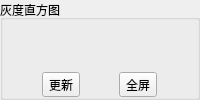
            <widget class="QGroupBox" name="groupBox_11">
             <property name="title">
              <string>灰度直方图</string>
             </property>
             <layout class="QVBoxLayout" name="verticalLayout_7" stretch="10,0">
              <property name="spacing">
               <number>0</number>
              </property>
              <property name="leftMargin">
               <number>0</number>
              </property>
              <property name="topMargin">
               <number>0</number>
              </property>
              <property name="rightMargin">
               <number>0</number>
              </property>
              <property name="bottomMargin">
               <number>0</number>
              </property>
              <item>
               <widget class="QLabel" name="lab_hist">
                <property name="text">
                 <string/>
                </property>
               </widget>
              </item>
              <item>
               <layout class="QHBoxLayout" name="horizontalLayout_8">
                <item>
                 <widget class="QToolButton" name="tbtn_updateHist">
                  <property name="text">
                   <string>更新</string>
                  </property>
                 </widget>
                </item>
                <item>
                 <widget class="QToolButton" name="tbtn_allScreenHist">
                  <property name="text">
                   <string>全屏</string>
                  </property>
                 </widget>
                </item>
               </layout>
              </item>
             </layout>
            </widget>
